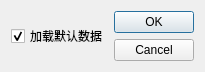
<?xml version="1.0" encoding="UTF-8"?>
<ui version="4.0">
 <class>createObjectDialog</class>
 <widget class="QDialog" name="createObjectDialog">
  <property name="geometry">
   <rect>
    <x>0</x>
    <y>0</y>
    <width>194</width>
    <height>72</height>
   </rect>
  </property>
  <property name="windowTitle">
   <string notr="true">新建对象</string>
  </property>
  <layout class="QHBoxLayout" name="horizontalLayout">
   <item>
    <widget class="QCheckBox" name="loadDefaultCheckBox">
     <property name="text">
      <string notr="true">加载默认数据</string>
     </property>
     <property name="checkable">
      <bool>true</bool>
     </property>
     <property name="checked">
      <bool>true</bool>
     </property>
     <property name="tristate">
      <bool>false</bool>
     </property>
    </widget>
   </item>
   <item>
    <widget class="QDialogButtonBox" name="buttonBox">
     <property name="orientation">
      <enum>Qt::Vertical</enum>
     </property>
     <property name="standardButtons">
      <set>QDialogButtonBox::Cancel|QDialogButtonBox::Ok</set>
     </property>
    </widget>
   </item>
  </layout>
 </widget>
 <resources/>
 <connections>
  <connection>
   <sender>buttonBox</sender>
   <signal>accepted()</signal>
   <receiver>createObjectDialog</receiver>
   <slot>accept()</slot>
   <hints>
    <hint type="sourcelabel">
     <x>248</x>
     <y>254</y>
    </hint>
    <hint type="destinationlabel">
     <x>157</x>
     <y>274</y>
    </hint>
   </hints>
  </connection>
  <connection>
   <sender>buttonBox</sender>
   <signal>rejected()</signal>
   <receiver>createObjectDialog</receiver>
   <slot>reject()</slot>
   <hints>
    <hint type="sourcelabel">
     <x>316</x>
     <y>260</y>
    </hint>
    <hint type="destinationlabel">
     <x>286</x>
     <y>274</y>
    </hint>
   </hints>
  </connection>
 </connections>
</ui>
